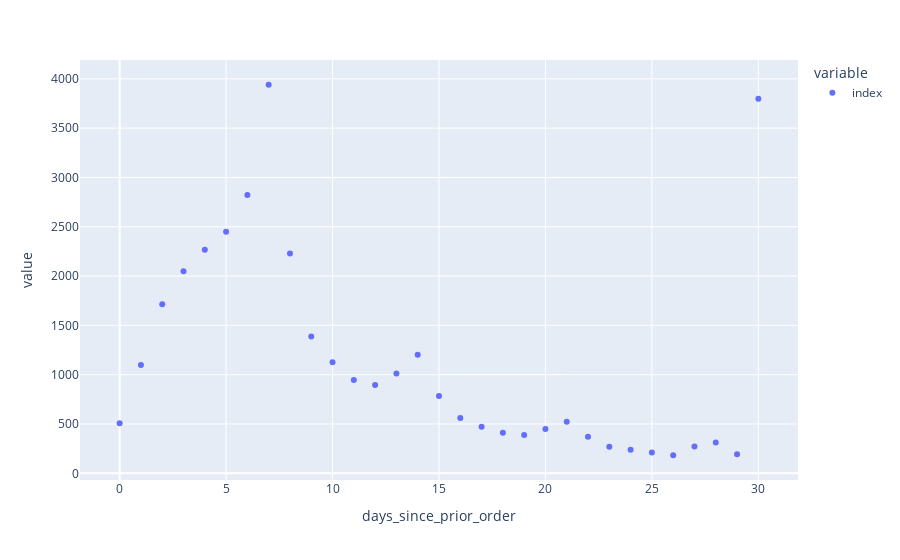

Notebook code for this chart:
### Code cell
px.scatter(df_1.groupby("days_since_prior_order")["index"].count())

### Figure 1 — Plotly figure (JSON) as saved in the notebook; plotly's stock layout.template omitted (floating-point values rounded to 4 significant figures)
{"data": [{"hovertemplate": "variable=index<br>days_since_prior_order=%{x}<br>value=%{y}<extra></extra>", "legendgroup": "index", "marker": {"color": "#636efa", "symbol": "circle"}, "mode": "markers", "name": "index", "orientation": "v", "showlegend": true, "type": "scatter", "x": [0, 1, 2, 3, 4, 5, 6, 7, 8, 9, 10, 11, 12, 13, 14, 15, 16, 17, 18, 19, 20, 21, 22, 23, 24, 25, 26, 27, 28, 29, 30], "xaxis": "x", "y": [507, 1099, 1714, 2048, 2266, 2449, 2823, 3940, 2229, 1386, 1127, 945, 896, 1013, 1201, 785, 560, 471, 410, 389, 449, 522, 371, 270, 240, 212, 183, 272, 312, 193, 3798], "yaxis": "y"}], "layout": {"legend": {"title": {"text": "variable"}, "tracegroupgap": 0}, "margin": {"t": 60}, "xaxis": {"anchor": "y", "domain": [0, 1], "title": {"text": "days_since_prior_order"}}, "yaxis": {"anchor": "x", "domain": [0, 1], "title": {"text": "value"}}}}
